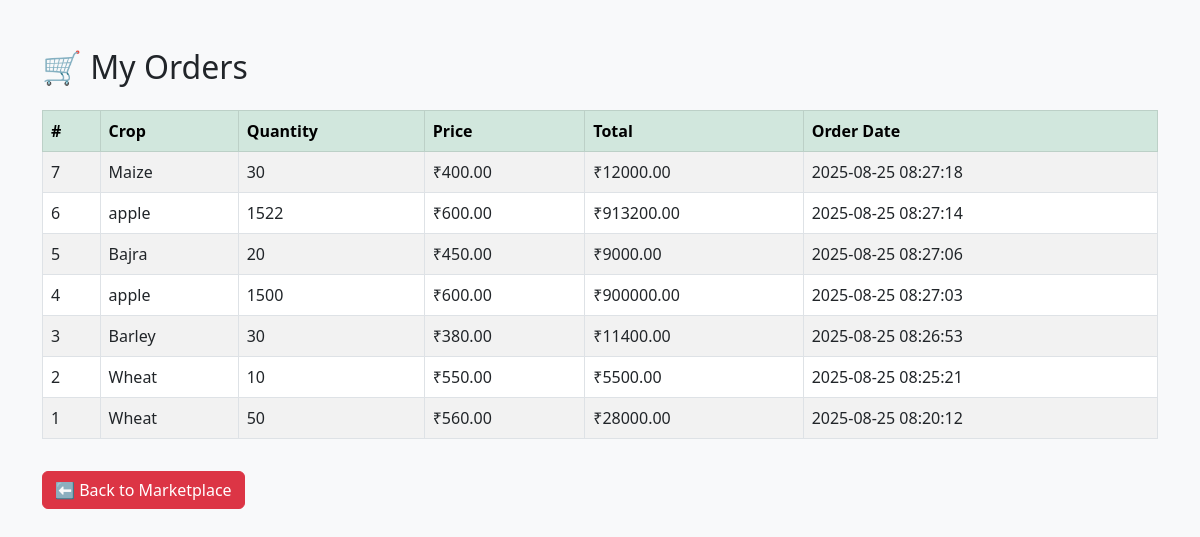
Page /orders.php (signed in) on the committed database.
### tables this page shows
CREATE TABLE `orders` (
  `id` int(11) NOT NULL,
  `buyer_username` varchar(50) NOT NULL,
  `crop_id` int(11) NOT NULL,
  `crop_name` varchar(100) NOT NULL,
  `quantity` int(11) NOT NULL,
  `price` decimal(10,2) NOT NULL,
  `total` decimal(10,2) NOT NULL,
  `order_date` timestamp NOT NULL DEFAULT current_timestamp()
);

### orders.php (the view, shortened to what this page needs)
<?php
include("db.php");
$buyer = $_SESSION['username'];
$result = $conn->query("SELECT * FROM orders WHERE buyer_username='$buyer' ORDER BY order_date DESC");
?>
<!DOCTYPE html>
<html lang="en">
<head>
  <link href="https://cdn.jsdelivr.net/npm/bootstrap@5.3.0/dist/css/bootstrap.min.css" rel="stylesheet">
</head>
<body class="bg-light">
<div class="container mt-5">
  <h2 class="mb-4">🛒 My Orders</h2>
  <table class="table table-bordered table-striped">
    <thead class="table-success">
      <tr>
        <th>#</th>
        <th>Crop</th>
        <th>Quantity</th>
        <th>Price</th>
        <th>Total</th>
        <th>Order Date</th>
      </tr>
    </thead>
    <tbody>
      <?php
      if($result->num_rows > 0){
          while($row = $result->fetch_assoc()){
              echo "<tr>
                      <td>{$row['id']}</td>
                      <td>{$row['crop_name']}</td>
                      <td>{$row['quantity']}</td>
                      <td>₹{$row['price']}</td>
                      <td>₹{$row['total']}</td>
                      <td>{$row['order_date']}</td>
                    </tr>";
          }
      } else {
          echo "<tr><td colspan='6' class='text-center text-muted'>No orders yet</td></tr>";
      }
      ?>
    </tbody>
  </table>
  <a href="buy_crop.php" class="btn btn-danger mt-3">⬅ Back to Marketplace</a>
</div>
</body>
</html>

### rows in the picture
orders: id "7", crop_name "Maize", quantity "30", price "400.00", total "12000.00", order_date "2025-08-25 08:27:18"
orders: id "6", crop_name "apple", quantity "1522", price "600.00", total "913200.00", order_date "2025-08-25 08:27:14"
orders: id "5", crop_name "Bajra", quantity "20", price "450.00", total "9000.00", order_date "2025-08-25 08:27:06"
orders: id "4", crop_name "apple", quantity "1500", price "600.00", total "900000.00", order_date "2025-08-25 08:27:03"
orders: id "3", crop_name "Barley", quantity "30", price "380.00", total "11400.00", order_date "2025-08-25 08:26:53"
orders: id "2", crop_name "Wheat", quantity "10", price "550.00", total "5500.00", order_date "2025-08-25 08:25:21"
orders: id "1", crop_name "Wheat", quantity "50", price "560.00", total "28000.00", order_date "2025-08-25 08:20:12"
